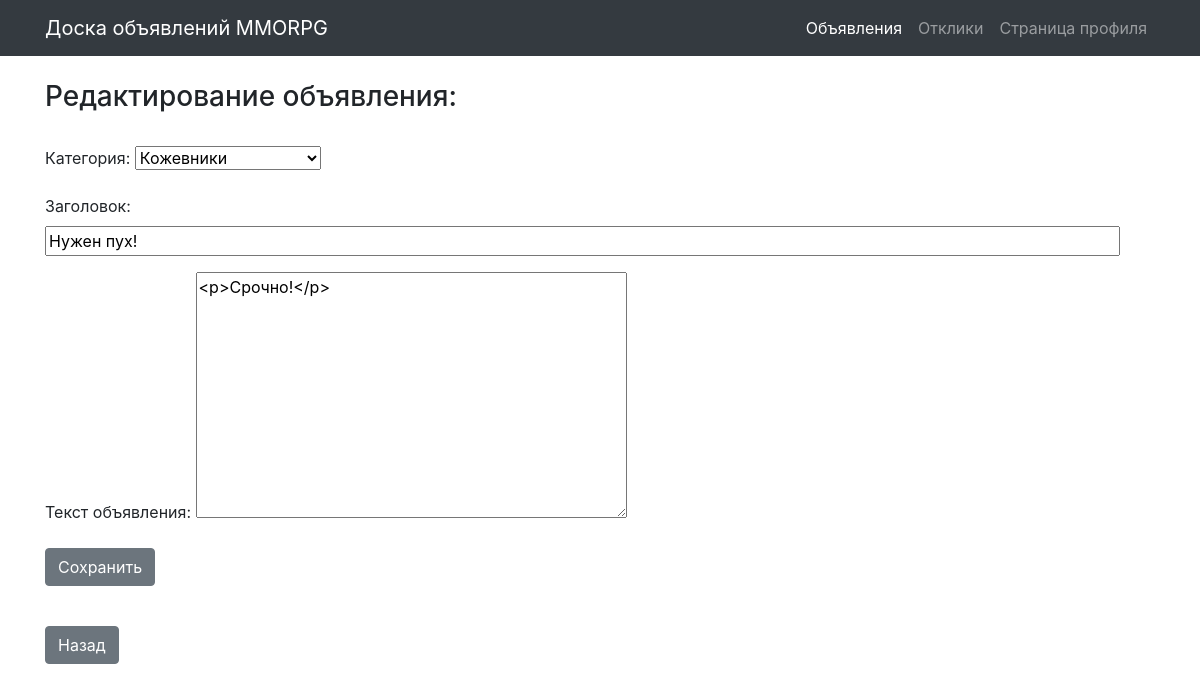
The app's page /post/4/edit (signed in) with its own data.
### board/models.py (models this page shows)
class Post(models.Model):
    author = models.ForeignKey(User, on_delete=models.CASCADE)
    CAT = (('tanks', 'Танки'),
           ('healers', 'Хилы'),
           ('damage_dealers', 'ДД'),
           ('dealers', 'Торговцы'),
           ('gildmasters', 'Гилдмастеры'),
           ('quest_givers', 'Квестгиверы'),
           ('blacksmiths', 'Кузнецы'),
           ('tanners', 'Кожевники'),
           ('potion_makers', 'Зельевары'),
           ('spell_masters', 'Мастера заклинаний'))
    category = models.CharField(max_length=15, choices=CAT, verbose_name='Категория')
    dateCreation = models.DateTimeField(auto_now_add=True)
    title = models.CharField(max_length=256, verbose_name='Название')
    text = RichTextField()

### board/views.py (the view, shortened to what this page needs)
# urls.py: path('post/<int:pk>/edit', EditPost.as_view()),
class EditPost(PermissionRequiredMixin, UpdateView):
    permission_required = 'board.change_post'
    template_name = 'edit_post.html'
    form_class = PostForm
    success_url = '/create/'
    def dispatch(self, request, *args, **kwargs):
        author = Post.objects.get(pk=self.kwargs.get('pk')).author.username
        if self.request.user.username == 'admin' or self.request.user.username == author:
            return super().dispatch(request, *args, **kwargs)
        else:
            return HttpResponse("Редактировать объявление может только его автор")
    def get_object(self, **kwargs):
        id = self.kwargs.get('pk')
        return Post.objects.get(pk=id)

### board/forms.py
class PostForm(forms.ModelForm):
    class Meta:
        model = Post
        widgets = {'title': forms.TextInput(attrs={'size': '100'})}
        fields = ('category', 'title', 'text',)
    def __init__(self, *args, **kwargs):
        super(PostForm, self).__init__(*args, **kwargs)
        self.fields['category'].label = "Категория:"
        self.fields['title'].label = "Заголовок"
        self.fields['text'].label = "Текст объявления:"

### templates/edit_post.html (shortened to what this page needs)
{% extends 'default.html' %}
{% load bootstrap4 %}
{% load static %}
{% block content %}
    <br>
    <h3>Редактирование объявления:</h3><br>
	<form method="post" enctype="multipart/form-data">
        {{ form.as_p }}
		<input class="btn btn-secondary" type="submit" value="Сохранить">
	</form><br>
    <input type=button value="Назад" class="btn btn-secondary" onClick="javascript:history.go(-1);">
{% endblock content %}

### records on screen
Post: category "Кожевники", title "Нужен пух!", text "<p>Срочно!</p>"
